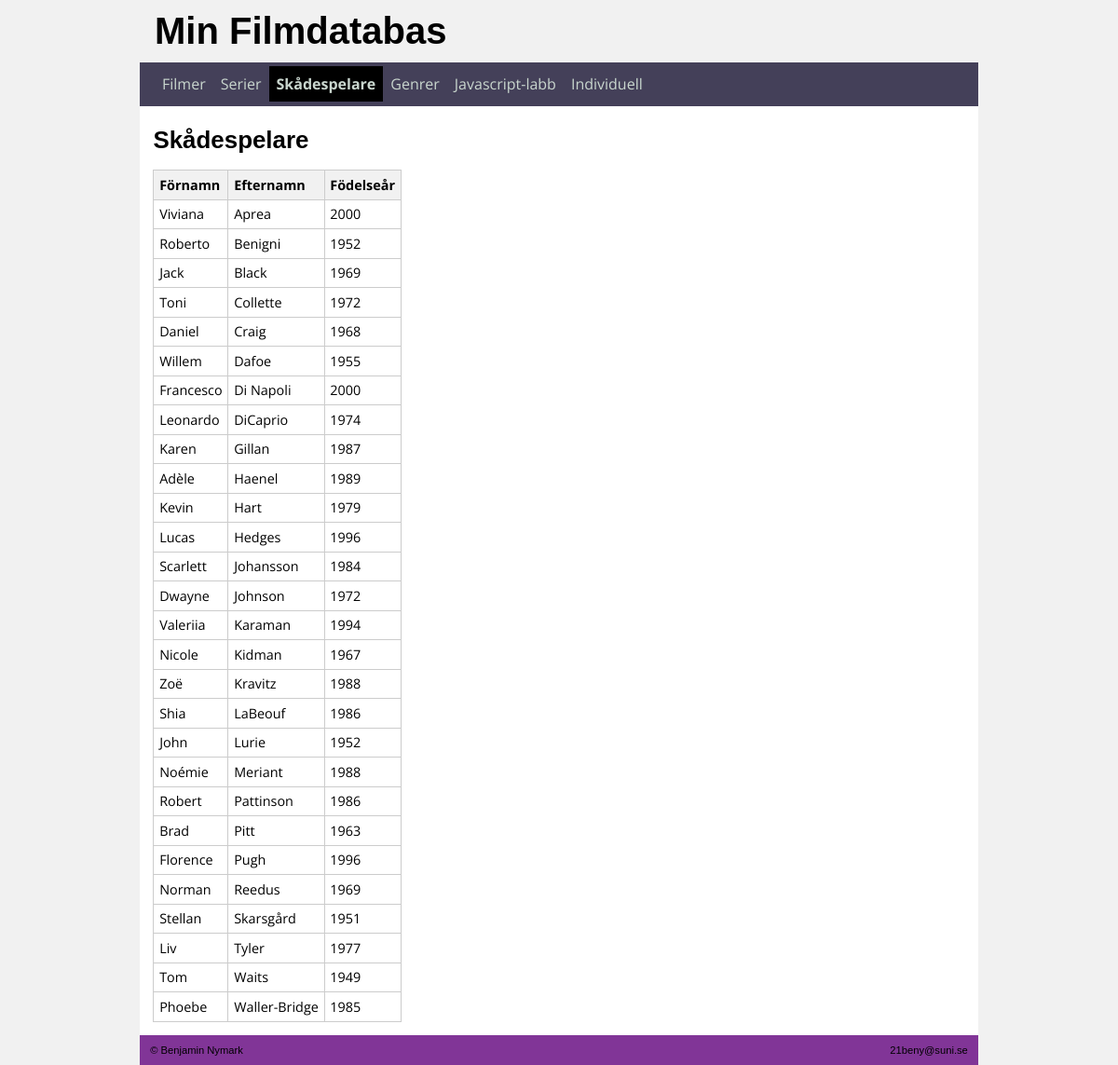
Page /filmdatabasen/index.php?sida=3 on the committed database.
### tables this page shows
CREATE TABLE `skadespelare` (
  `skadespelare_id` int(11) NOT NULL,
  `fornamn` varchar(255) NOT NULL,
  `efternamn` varchar(255) NOT NULL,
  `fodelsear` int(11) NOT NULL,
  `skadespelare_bild` varchar(255) NOT NULL
);

### filmdatabasen/pagecontent_3.php (the view, shortened to what this page needs)
<?php
 require 'includes/databaskoppling.php';
$sql =  "SELECT * FROM skadespelare ORDER BY efternamn";
 $result = $mysqli->query($sql);
?>
    <h1>Skådespelare</h1>
<table id="minTabell2">
  <thead>
    <tr>
      <th>Förnamn</th>
      <th>Efternamn</th>
      <th>Födelseår</th>
    </tr>
  </thead>
  <tbody>
    <?php
    while($myRow = $result->fetch_array()) {
  echo '<tr><td><a href="index.php?skadespelare_id=' . $myRow['skadespelare_id'] . '">' . $myRow['fornamn'] . '</a></td>' . "</td><td>" . $myRow['efternamn'] . "</td><td>" . $myRow['fodelsear'] . "</td></tr>\n";
 }
?>
 </tbody>
</table>

### filmdatabasen/css/min_stil.css (style rules this page uses)
* { box-sizing: border-box; }
body { margin:0; background-color: #f1f1f1; }
a { color:#000; text-decoration: none; }
header, nav, table, #page-content { font-family: "Open sans", arial, verdana, sans-serif; }
header, #page-content h1, footer { font-family: arial, "Open sans", verdana, sans-serif; }
#page-content h1 { font-size: 1.8em; }
table { border-collapse: collapse; }
th { text-align: left; background-color: #f1f1f1; }
table, th, td { border: 1px solid #ccc; padding:0.4em; }

### rows in the picture
skadespelare: fornamn "Viviana", efternamn "Aprea", fodelsear "2000"
skadespelare: fornamn "Roberto", efternamn "Benigni", fodelsear "1952"
skadespelare: fornamn "Jack", efternamn "Black", fodelsear "1969"
skadespelare: fornamn "Toni", efternamn "Collette", fodelsear "1972"
skadespelare: fornamn "Daniel", efternamn "Craig", fodelsear "1968"
skadespelare: fornamn "Willem", efternamn "Dafoe", fodelsear "1955"
skadespelare: fornamn "Francesco", efternamn "Di Napoli", fodelsear "2000"
skadespelare: fornamn "Leonardo", efternamn "DiCaprio", fodelsear "1974"
skadespelare: fornamn "Karen", efternamn "Gillan", fodelsear "1987"
skadespelare: fornamn "Adèle", efternamn "Haenel", fodelsear "1989"
skadespelare: fornamn "Kevin", efternamn "Hart", fodelsear "1979"
skadespelare: fornamn "Lucas", efternamn "Hedges", fodelsear "1996"
skadespelare: fornamn "Scarlett", efternamn "Johansson", fodelsear "1984"
skadespelare: fornamn "Dwayne", efternamn "Johnson", fodelsear "1972"
skadespelare: fornamn "Valeriia", efternamn "Karaman", fodelsear "1994"
skadespelare: fornamn "Nicole", efternamn "Kidman", fodelsear "1967"
skadespelare: fornamn "Zoë", efternamn "Kravitz", fodelsear "1988"
skadespelare: fornamn "Shia", efternamn "LaBeouf", fodelsear "1986"
skadespelare: fornamn "John", efternamn "Lurie", fodelsear "1952"
skadespelare: fornamn "Noémie", efternamn "Meriant", fodelsear "1988"
skadespelare: fornamn "Robert", efternamn "Pattinson", fodelsear "1986"
skadespelare: fornamn "Brad", efternamn "Pitt", fodelsear "1963"
skadespelare: fornamn "Florence", efternamn "Pugh", fodelsear "1996"
skadespelare: fornamn "Norman", efternamn "Reedus", fodelsear "1969"
skadespelare: fornamn "Stellan", efternamn "Skarsgård", fodelsear "1951"
skadespelare: fornamn "Liv", efternamn "Tyler", fodelsear "1977"
skadespelare: fornamn "Tom", efternamn "Waits", fodelsear "1949"
skadespelare: fornamn "Phoebe", efternamn "Waller-Bridge", fodelsear "1985"

### other values in the picture
$value "Filmer"
$value "Serier"
$value "Skådespelare"
$value "Genrer"
$value "Javascript-labb"
$value "Individuell"
